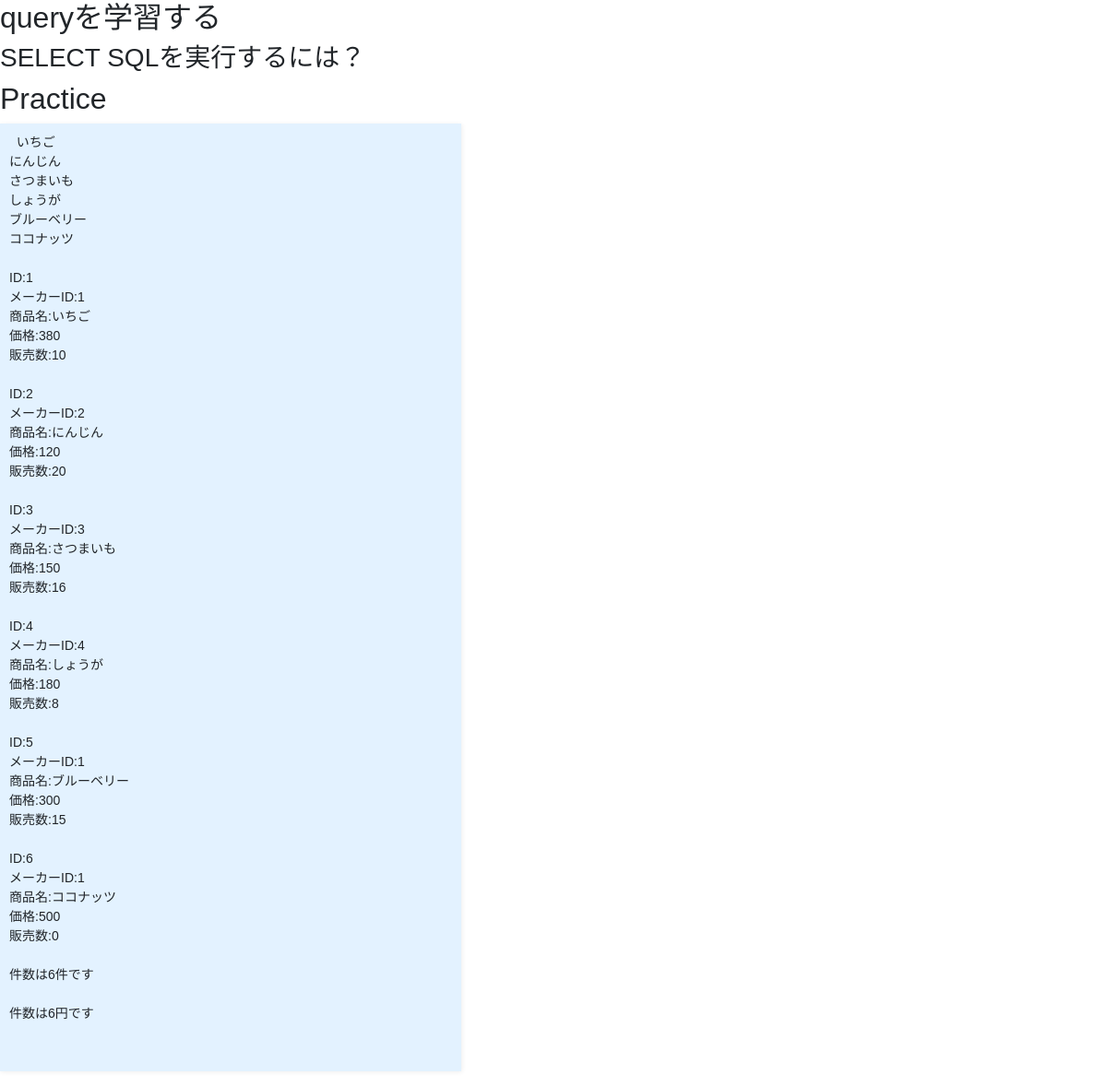
The app's page /chap5/memo/5-3index.php with its own data.
### tables this page shows
CREATE TABLE `my_item` (
  `id` int(11) NOT NULL,
  `maker_id` int(11) NOT NULL,
  `item_name` text,
  `price` int(11) DEFAULT NULL,
  `keyword` text NOT NULL,
  `sales` int(11) NOT NULL,
  `created` datetime NOT NULL,
  `Modified` timestamp NOT NULL DEFAULT CURRENT_TIMESTAMP ON UPDATE CURRENT_TIMESTAMP
);

### chap5/memo/5-3index.php (the view, shortened to what this page needs)
<!DOCTYPE html>
<html lang="ja">
<head>
  <link rel="stylesheet" href="/MnavPHP/MnaviPHP/css/bootstrap.min.css">
  <link rel="stylesheet" href="/MnavPHP/MnaviPHP/css/style.css">
</head>
<body>
  <h2>queryを学習する</h2>
  <h3>SELECT SQLを実行するには？</h3>
  <h2>Practice</h2>
  <pre>
  <?php
    try{
      $db = new PDO('mysql:dbname=mydb_bymnaviphp; host=localhost; charset=utf8', 'root', '');
    } catch (PDOException $e) {
      echo 'DB接続エラー:' . $e->getMessage();
    }
    $records = $db->query('SELECT * FROM my_item');
    while($record = $records->fetch()){
      print($record['item_name'] . "\n");
    }
    $records = $db->query('SELECT * FROM my_item');
    while($record = $records->fetch()){
      print( 'ID:' . $record['id']. "\n");
      print( 'メーカーID:' . $record['maker_id']. "\n");
      print( '商品名:' . $record['item_name']. "\n");
      print( '価格:' . $record['price']. "\n");
      print( '販売数:' . $record['sales']. "\n");
    }
    $records2 = $db->query('SELECT COUNT(*) FROM my_item');
    $record2 = $records2->fetch();
    print('件数は' . $record2['COUNT(*)'] . '件です'. "\n");
    $records3 = $db->query('SELECT COUNT(*) AS record_count FROM my_item');
    $record3 = $records3->fetch();
    print('件数は' . $record3['record_count'] . '円です'. "\n");
   ?>
 </pre>
</body>
</html>

### css/style.css (style rules this page uses)
body, pre { font-family: "游ゴシック Medium", "游ゴシック体", "Yu Gothic Medium", YuGothic, sans-serif; }
pre { min-height: 100px; padding: 10px; background-color: #e3f2ff; box-shadow: 1px 1px 5px #eee; width: 500px; }

### records on screen
my_item: item_name "いちご", id "1", maker "1", price "380", sales "10"
my_item: item_name "にんじん", id "2", maker "2", price "120", sales "20"
my_item: item_name "さつまいも", id "3", maker "3", price "150", sales "16"
my_item: item_name "しょうが", id "4", maker "4", price "180", sales "8"
my_item: item_name "ブルーベリー", id "5", maker "1", price "300", sales "15"
my_item: item_name "ココナッツ", id "6", maker "1", price "500", sales "0"

### other values on screen
$record2['COUNT(*)'] "6"
$record3['record_count'] "6"
